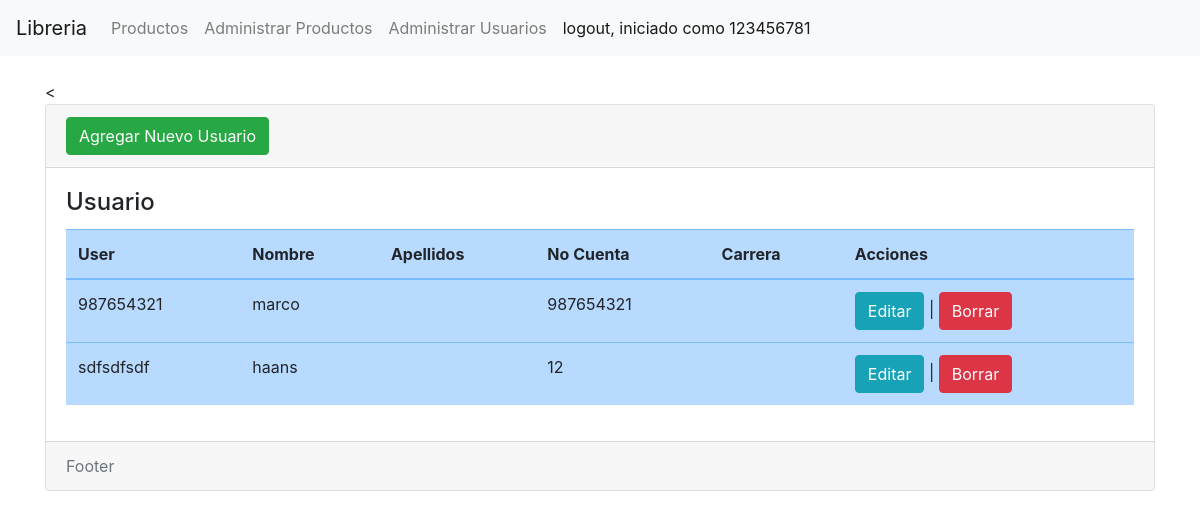
The app's page /usuarios/ (signed in) with its own data.
### usuario/models.py (models this page shows, shortened)
class Usuario(models.Model):
    user = models.OneToOneField(User, on_delete=models.CASCADE)
    nombre = models.CharField(max_length=40)
    apellidopaterno = models.CharField(max_length=40)
    apellidomaterno = models.CharField(max_length=40)
    puntos = models.IntegerField(default=100)
    celular = PhoneNumberField()
    nocuenta = models.CharField(max_length=9)
    area = models.CharField(max_length=100)
    email = models.EmailField()

### usuario/views.py (the view)
# urls.py: path('usuarios/', include('usuario.urls')),
@login_required
@user_passes_test(is_admin)
def usuarios(request):
    usuarios = Usuario.objects.all()
    return render(request, 'usuarios/index.html', {'usuarios': usuarios})

### usuario/views.py (called while the page is built)
def is_admin(user):
    return user.groups.filter(name='administrador').exists()

### usuario/templates/usuarios/index.html (shortened to what this page needs)
{% extends 'base.html' %}
{% block contenido %}
<<div class="card">
    <div class="card-header">
        <a
            name=""
            id=""
            class="btn btn-success"
            href="{% url 'registrar' %}"
            role="button"
            >Agregar Nuevo Usuario</a
        >
    </div>
    <div class="card-body">
        <h4 class="card-title">Usuario</h4>
        <div
            class="table-responsive"
        >
            <table
                class="table table-primary"
            >
                <thead>
                    <tr>
                        <th scope="col">User</th>
                        <th scope="col">Nombre</th>
                        <th scope="col">Apellidos</th>
                        <th scope="col">No Cuenta </th>
                        <th scope="col">Carrera </th>
                        <th scope="col">Acciones</th>
                    </tr>
                </thead>
                <tbody>
                    {% for usuario in usuarios %}
                        <tr class="">
                            <td scope="row"> {{usuario.user}} </td>
                            <td>{{usuario.nombre}}</td>
                            <td>{{usuario.apellidos}}</td>
                            <td>{{usuario.nocuenta}}</td>
                            <td>{{usuario.carrera}}</td>
                            <td> <a
                                name=""
                                id=""
                                class="btn btn-info"
                                href="{% url 'editar_u' usuario.nocuenta %}"
                                role="button"
                                >Editar</a>
                             |
                             <a
                                name=""
                                id=""
                                class="btn btn-danger"
                                href="{% url 'eliminar_u' usuario.nocuenta %}"
                                role="button"
                                >Borrar</a>
                             </td>
                        </tr>
                    {% endfor %}
                </tbody>
            </table>
        </div>
    </div>
    <div class="card-footer text-muted">Footer</div>
</div>
{% endblock %}

### producto/templates/base.html (shortened to what this page needs)
{% load static %}
<!DOCTYPE html>
<html lang="en">
<head>
    <link rel="stylesheet" href="https://stackpath.bootstrapcdn.com/bootstrap/4.3.1/css/bootstrap.min.css"
        rel="stylesheet" />
</head>
<body>
    <nav class="navbar navbar-expand-lg navbar-light bg-light">
        <a class="navbar-brand" href="#">Libreria</a>
        <div class="collapse navbar-collapse" id="navbarNav">
            <ul class="navbar-nav">
                <li class="nav-item">
                    <a class="nav-link" href="{% url 'productos' %}">Productos</a>
                </li>
                <li class="nav-item ">
                    <a class="nav-link" href="{% url 'admin_productos' %}">Administrar Productos</a>
                </li>
                <li class="nav-item ">
                    <a class="nav-link" href="{% url 'usuarios' %}">Administrar Usuarios</a>
                </li>
                <li class="nav-item active">
                    <a class="nav-link" href="{% url 'logout' %}">logout, iniciado como {{user.username}}</a>
                </li>
            </ul>
        </div>
    </nav>
    <div class="container">
        <br/>
        {% if user.is_authenticated %}
            {% block contenido %} {% endblock %}
        {% else %}
            <a href="{% url 'login' %}">Here</a>
        {% endif %}
    </div>
</body>
</html>

### producto/templates/base.html (style rules this page uses)
li:last-child { margin-left: auto; }

### records on screen
Usuario: user "987654321", nombre "marco", nocuenta "987654321"
Usuario: user "sdfsdfsdf", nombre "haans", nocuenta "12"

### other values on screen
{{ user.username }} "123456781"
